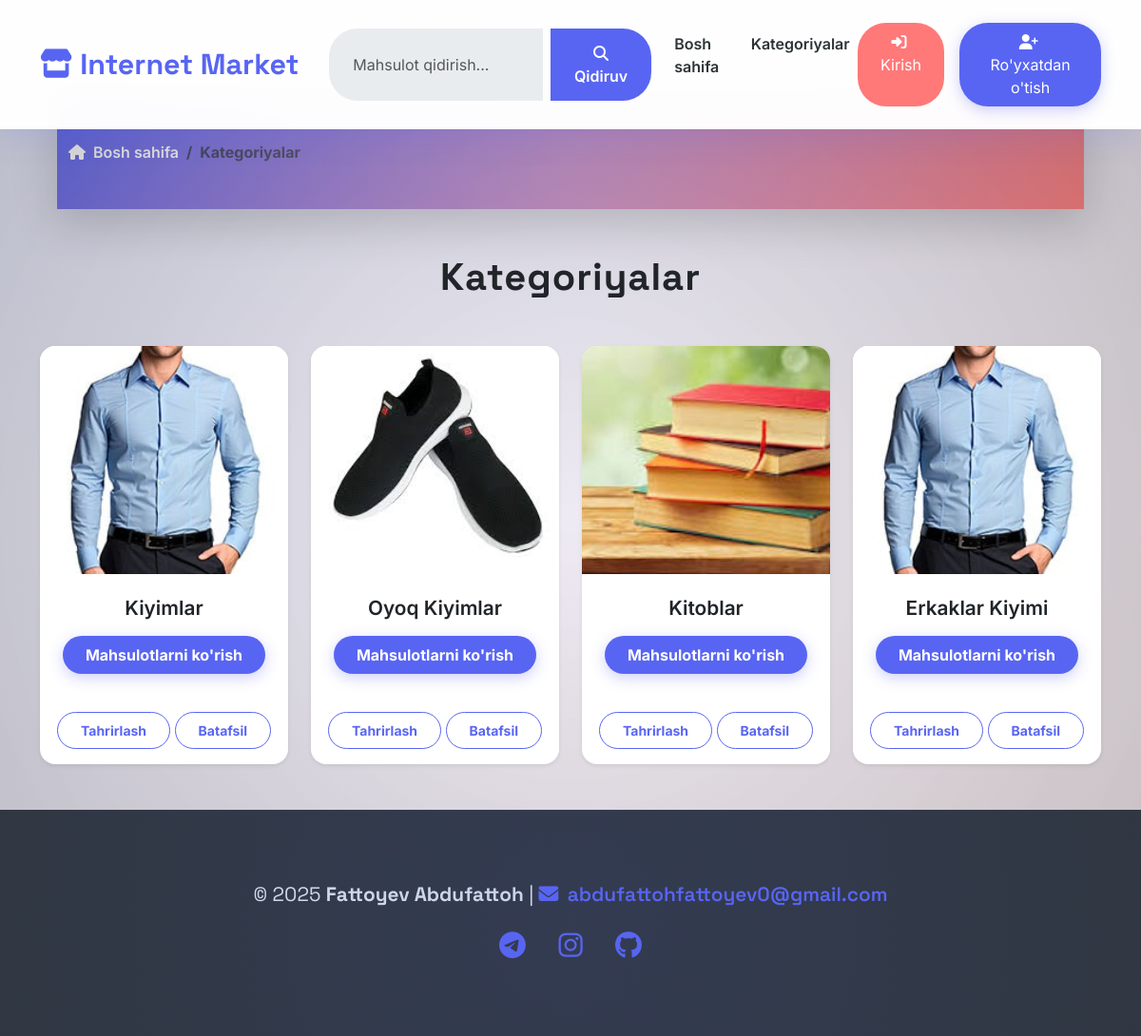
Page /categories/ on the committed database.
### products/models.py (models this page shows, shortened)
class Category(BaseModel):
    title=models.CharField(max_length=100,null=False,blank=False,unique=True)
    description=models.TextField(null=True,blank=True)
    image=models.ImageField(upload_to="category/",null=True,blank=True)
    status=models.BooleanField(default=True)

### products/views.py (the view)
# urls.py: path("categories/",categories_view,name="categories"),
def categories_view(request):
    categories=Category.objects.filter(status=True)
    context = {
        "categories": categories
    }
    return render(request, "categories.html", context)

### templates/categories.html (shortened to what this page needs)
{% extends 'base.html' %}
{% block content %}
    <div class="py-5 bg-gradient-primary text-white shadow-lg position-relative overflow-hidden" data-aos="fade-down" data-aos-duration="1000">
        <div class="container">
            <nav aria-label="breadcrumb">
                <ol class="breadcrumb mb-0 animate__animated animate__fadeIn" style="animation-delay: 0.2s;">
                    <li class="breadcrumb-item"><a href="{% url 'home' %}" class="text-white text-decoration-none fw-semibold"><i class="fas fa-home me-1"></i> Bosh sahifa</a></li>
                    <li class="breadcrumb-item active fw-bold" aria-current="page">Kategoriyalar</li>
                </ol>
            </div>
        </div>
        <div class="gradient-overlay" style="position: absolute; top: 0; left: 0; width: 100%; height: 100%; background: radial-gradient(circle, rgba(255, 255, 255, 0.1) 0%, rgba(0, 0, 0, 0.2) 100%);"></div>
    </div>
    <div class="container my-5">
        <h2 class="text-center mb-5 fw-bold text-dark" style="font-family: 'Space Grotesk', sans-serif; font-size: 2.5rem; letter-spacing: 1px;" data-aos="zoom-in" data-aos-duration="800">Kategoriyalar</h2>
        <div class="row g-4">
            {% for category in categories %}
                <div class="col-md-3 col-sm-6 category-item" data-aos="fade-up" data-aos-duration="1000">
                    <div class="card border-0 shadow-sm rounded-4 overflow-hidden category-card position-relative">
                        <a href="{% url 'category_products' category.id %}" class="text-decoration-none">
                            <div class="category-image position-relative overflow-hidden">
                                {% if category.image %}
                                    <img src="{{ category.image.url }}" alt="{{ category.title }}" class="w-100 img-fluid" style="height: 240px; object-fit: cover; transition: transform 0.5s ease;">
                                {% else %}
                                    <img src="/media/default-image.jpg" alt="Default rasm" class="w-100 img-fluid" style="height: 240px; object-fit: cover; transition: transform 0.5s ease;">
                                {% endif %}
                            </div>
                            <div class="card-body text-center py-4">
                                <h5 class="card-title fw-semibold text-dark mb-3" style="font-family: 'Inter', sans-serif; font-size: 1.3rem; transition: color 0.3s ease;">{{ category.title }}</h5>
                                <button class="btn btn-primary px-4 py-2 text-white fw-bold" style="border-radius: 30px; transition: all 0.4s ease;">Mahsulotlarni ko'rish</button>
                            </div>
                        </a>
                        <div class="card-footer bg-transparent border-0 text-center py-3">
                            <a href="{% url 'update_category' category.id %}" class="btn btn-outline-primary btn-sm px-4 py-2 fw-bold" style="border-radius: 30px; transition: all 0.4s ease;">Tahrirlash</a>
                            <a href="{% url 'category_detail_page' category.id %}" class="btn btn-outline-primary btn-sm px-4 py-2 fw-bold" style="border-radius: 30px; transition: all 0.4s ease;">Batafsil</a>
                        </div>
                    </div>
                </div>
            {% empty %}
                <div class="col-12 text-center" data-aos="fade-in" data-aos-duration="800">
                    <p class="text-muted fw-semibold" style="font-size: 1.2rem;">Hozircha kategoriyalar mavjud emas.</p>
                </div>
            {% endfor %}
        </div>
    </div>
{% endblock content %}

### templates/base.html (style rules this page uses)
body { font-family: 'Inter', sans-serif; background: #f4f7fa; color: #2d3436; min-height: 100vh; display: flex; flex-direction: column; overflow-x: hidden; position: relative; animation: fadeInBody 1s ease-in-out; }
body::before { content: ''; position: fixed; top: 0; left: 0; width: 100%; height: 100%; background: linear-gradient(135deg, rgba(88, 101, 242, 0.1), rgba(255, 121, 121, 0.1)); z-index: -2; animation: gradientShift 20s infinite ease-in-out; }
.btn-primary { background: #5865f2; border: none; border-radius: 30px; padding: 12px 30px; transition: all 0.4s ease; }

### templates/categories.html (style rules this page uses)
.bg-gradient-primary { background: linear-gradient(135deg, #5865f2, #ff7979); position: relative; overflow: hidden; }
.bg-gradient-primary::after { content: ''; position: absolute; top: -50%; left: -50%; width: 200%; height: 200%; background: radial-gradient(circle, rgba(255, 255, 255, 0.2) 0%, rgba(0, 0, 0, 0) 70%); animation: rotateGradient 15s infinite linear; }
.category-card { background: #fff; transition: transform 0.4s ease, box-shadow 0.4s ease; border-radius: 20px; overflow: hidden; }
.btn-primary { background: #5865f2; border: none; box-shadow: 0 4px 15px rgba(88, 101, 242, 0.3); }
.btn-outline-primary { border-color: #5865f2; color: #5865f2; transition: all 0.4s ease; }

### rows in the picture
Category: image (picture), title "Kiyimlar"
Category: image (picture), title "Oyoq Kiyimlar"
Category: image (picture), title "Kitoblar"
Category: image (picture), title "Erkaklar Kiyimi"
